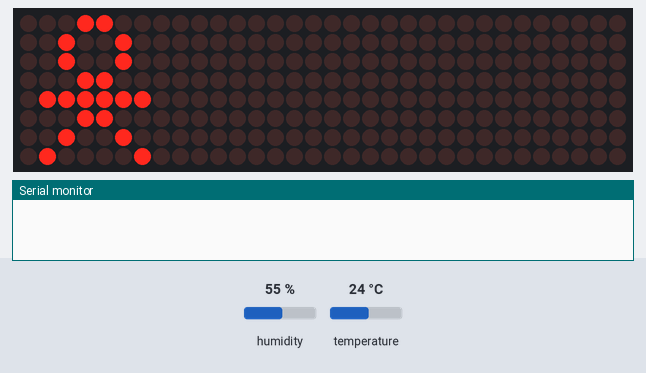
The sketch below on a simulated Arduino Uno, built with avr-gcc and run on an emulated ATmega328P. Shown: 32×8 LED matrix, the last lines printed to the serial monitor. Inputs (shaded band) come from the test bench; at power-on: humidity 55 %, temperature 24 °C. WiFi joins after 1.5 s; servers stay silent unless stated.

Above: at 3.87 s.
At 6.89 s:
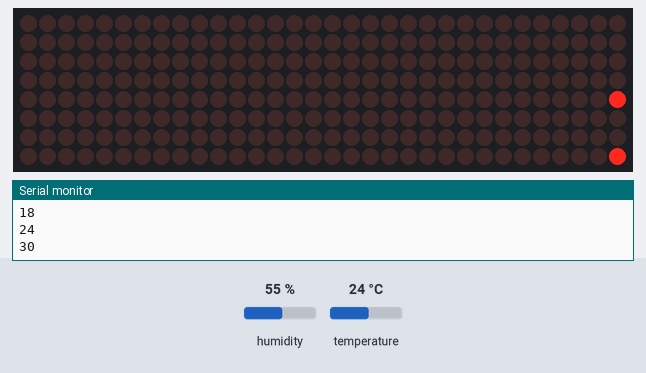
At 10.22 s:
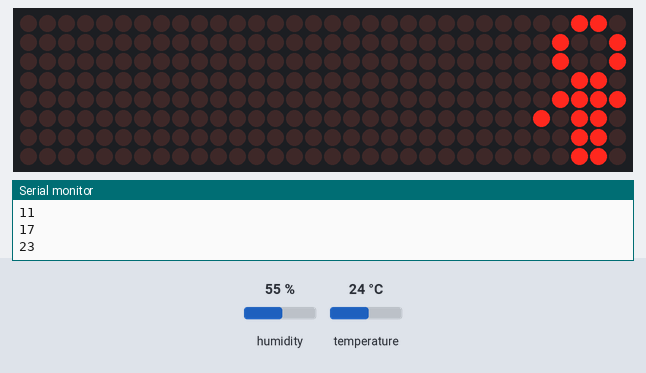
At 18.48 s:
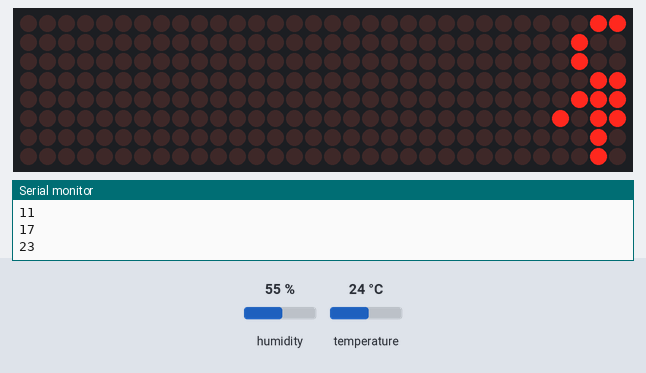
At 26.45 s:
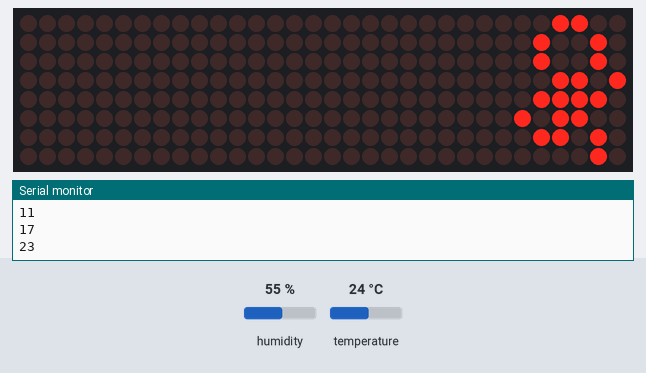
At 34.92 s:
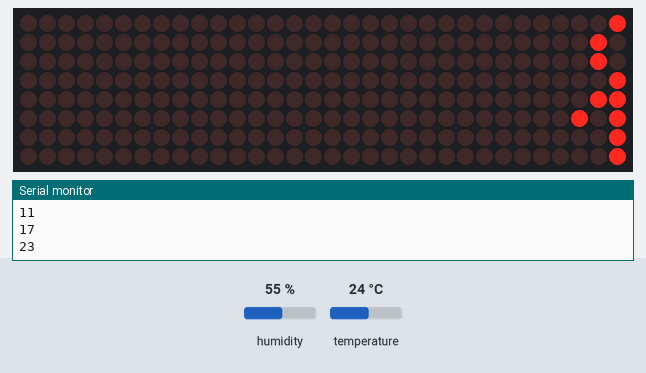

The sketch:

Leo_board_rev1.ino
```cpp
#define EspSerial Serial
#define ESP8266_BAUD 115200
#define BLYNK_PRINT Serial

#include <LEDMatrixDriver.hpp>
#include <ESP8266_Lib.h>
#include <BlynkSimpleShieldEsp8266.h>
#include "DHT.h"

ESP8266 wifi(&EspSerial);
BlynkTimer timer;

char auth[] = "8I5EtnAfCRot-_e_Rux6eyVwpiPnrOTL";
char ssid[] = "Benders Scotland";
char pass[] = "$ingapore14";

const uint8_t LEDMATRIX_CS_PIN = 9;

DHT dhtA(5, DHT22);

// Define LED Matrix dimensions (0-n) - eg: 32x8 = 31x7
const int LEDMATRIX_WIDTH = 31;
const int LEDMATRIX_HEIGHT = 7;
const int LEDMATRIX_SEGMENTS = 4;

int marq = 0;
int sprt = 0;

// The LEDMatrixDriver class instance
LEDMatrixDriver lmd(LEDMATRIX_SEGMENTS, LEDMATRIX_CS_PIN);

void setup() {
  EspSerial.begin(ESP8266_BAUD);
  Blynk.begin(auth, wifi, ssid, pass);
  timer.setInterval(1000L,tempmeasurement);
  dhtA.begin();
  lmd.setEnabled(true);
  lmd.setIntensity(2);   // 0 = low, 10 = high
  Serial.begin(9600);
}
int x=0, y=0, x2=0;   // start top left
byte font[95][8] = { {0,0,0,0,0,0,0,0}, // SPACE
                     {0x10,0x18,0x18,0x18,0x18,0x00,0x18,0x18}, // EXCL
                     {0x28,0x28,0x08,0x00,0x00,0x00,0x00,0x00}, // QUOT
                     {0x00,0x0a,0x7f,0x14,0x28,0xfe,0x50,0x00}, // #
                     {0x10,0x38,0x54,0x70,0x1c,0x54,0x38,0x10}, // $
                     {0x00,0x60,0x66,0x08,0x10,0x66,0x06,0x00}, // %
                     {0,0,0,0,0,0,0,0}, // &
                     {0x00,0x10,0x18,0x18,0x08,0x00,0x00,0x00}, // '
                     {0x02,0x04,0x08,0x08,0x08,0x08,0x08,0x04}, // (
                     {0x40,0x20,0x10,0x10,0x10,0x10,0x10,0x20}, // )
                     {0x00,0x10,0x54,0x38,0x10,0x38,0x54,0x10}, // *
                     {0x00,0x08,0x08,0x08,0x7f,0x08,0x08,0x08}, // +
                     {0x00,0x00,0x00,0x00,0x00,0x18,0x18,0x08}, // COMMA
                     {0x00,0x00,0x00,0x00,0x7e,0x00,0x00,0x00}, // -
                     {0x00,0x00,0x00,0x00,0x00,0x00,0x06,0x06}, // DOT
                     {0x00,0x04,0x04,0x08,0x10,0x20,0x40,0x40}, // /
                     {0x00,0x38,0x44,0x4c,0x54,0x64,0x44,0x38}, // 0
                     {0x04,0x0c,0x14,0x24,0x04,0x04,0x04,0x04}, // 1
                     {0x00,0x30,0x48,0x04,0x04,0x38,0x40,0x7c}, // 2
                     {0x00,0x38,0x04,0x04,0x18,0x04,0x44,0x38}, // 3
                     {0x00,0x04,0x0c,0x14,0x24,0x7e,0x04,0x04}, // 4
                     {0x00,0x7c,0x40,0x40,0x78,0x04,0x04,0x38}, // 5
                     {0x00,0x38,0x40,0x40,0x78,0x44,0x44,0x38}, // 6
                     {0x00,0x7c,0x04,0x04,0x08,0x08,0x10,0x10}, // 7
                     {0x00,0x3c,0x44,0x44,0x38,0x44,0x44,0x78}, // 8
                     {0x00,0x38,0x44,0x44,0x3c,0x04,0x04,0x78}, // 9
                     {0x00,0x18,0x18,0x00,0x00,0x18,0x18,0x00}, // :
                     {0x00,0x18,0x18,0x00,0x00,0x18,0x18,0x08}, // ;
                     {0x00,0x10,0x20,0x40,0x80,0x40,0x20,0x10}, // <
                     {0x00,0x00,0x7e,0x00,0x00,0xfc,0x00,0x00}, // =
                     {0x00,0x08,0x04,0x02,0x01,0x02,0x04,0x08}, // >
                     {0x00,0x38,0x44,0x04,0x08,0x10,0x00,0x10}, // ?
                     {0x00,0x30,0x48,0xba,0xba,0x84,0x78,0x00}, // @
                     {0x00,0x1c,0x22,0x42,0x42,0x7e,0x42,0x42}, // A
                     {0x00,0x78,0x44,0x44,0x78,0x44,0x44,0x7c}, // B
                     {0x00,0x3c,0x44,0x40,0x40,0x40,0x44,0x7c}, // C
                     {0x00,0x7c,0x42,0x42,0x42,0x42,0x44,0x78}, // D
                     {0x00,0x78,0x40,0x40,0x70,0x40,0x40,0x7c}, // E
                     {0x00,0x7c,0x40,0x40,0x78,0x40,0x40,0x40}, // F
                     {0x00,0x3c,0x40,0x40,0x5c,0x44,0x44,0x78}, // G
                     {0x00,0x42,0x42,0x42,0x7e,0x42,0x42,0x42}, // H
                     {0x00,0x7c,0x10,0x10,0x10,0x10,0x10,0x7e}, // I
                     {0x00,0x7e,0x02,0x02,0x02,0x02,0x04,0x38}, // J
                     {0x00,0x44,0x48,0x50,0x60,0x50,0x48,0x44}, // K
                     {0x00,0x40,0x40,0x40,0x40,0x40,0x40,0x7c}, // L
                     {0x00,0x82,0xc6,0xaa,0x92,0x82,0x82,0x82}, // M
                     {0x00,0x42,0x42,0x62,0x52,0x4a,0x46,0x42}, // N
                     {0x00,0x3c,0x42,0x42,0x42,0x42,0x44,0x38}, // O
                     {0x00,0x78,0x44,0x44,0x48,0x70,0x40,0x40}, // P
                     {0x00,0x3c,0x42,0x42,0x52,0x4a,0x44,0x3a}, // Q
                     {0x00,0x78,0x44,0x44,0x78,0x50,0x48,0x44}, // R
                     {0x00,0x38,0x40,0x40,0x38,0x04,0x04,0x78}, // S
                     {0x00,0x7e,0x90,0x10,0x10,0x10,0x10,0x10}, // T
                     {0x00,0x42,0x42,0x42,0x42,0x42,0x42,0x3e}, // U
                     {0x00,0x42,0x42,0x42,0x42,0x44,0x28,0x10}, // V
                     {0x80,0x82,0x82,0x92,0x92,0x92,0x94,0x78}, // W
                     {0x00,0x42,0x42,0x24,0x18,0x24,0x42,0x42}, // X
                     {0x00,0x44,0x44,0x28,0x10,0x10,0x10,0x10}, // Y
                     {0x00,0x7c,0x04,0x08,0x7c,0x20,0x40,0xfe}, // Z
                      // (the font does not contain any lower case letters. you can add your own.)
                  };    // {}, //

// Marquee speed
const int ANIM_DELAY =80;

// Marquee text
char text[] = "LEO";
int len = strlen(text);

//-----------------------
byte a[8]={ B00011000,
            B00100100,
            B00100100,
            B00011000,
            B01111110,
            B00011000,
            B00100100,
            B01000010};

byte b[8]={ B00011000,
            B00100100,
            B00100100,
            B00011010,
            B01111100,
            B00011000,
            B01100100,
            B00000010};

byte c[8]={ B00011000,
            B00100100,
            B00100100,
            B00011010,
            B00111100,
            B01011000,
            B00110100,
            B00000100};

byte d[8]={ B00011000,
            B00100100,
            B00100100,
            B00011010,
            B00111100,
            B01011000,
            B00011000,
            B00011000};

byte e[8]={ B00011000,
            B00100100,
            B00100100,
            B00011010,
            B00111100,
            B01011000,
            B00010100,
            B00010000};

byte f[8]={ B00011000,
            B00100100,
            B00100100,
            B00011000,
            B00111110,
            B01011000,
            B00010100,
            B00010100};


const int ANIM_DELAY2 = 100;

void loop()
{
  Blynk.run();
  timer.run();
 while(marq==0){
  // ----------Draw the text to the current position
 drawString(text, len, x, 0);
   // In case you wonder why we don't have to call lmd.clear() in every loop: The font has a opaque (black) background...

 // Toggle display of the new framebuffer
 lmd.display();

 // Wait to let the human read the display
 delay(ANIM_DELAY);

 // Advance to next coordinate
 if( --x < len * -8 )
   x = LEDMATRIX_WIDTH;
if (x ==31){
  marq=1;
  sprt=0;
}
}
//------------------
 while(sprt==0){
  drawSprite( (byte*)&a, x2++, 0, 8, 8 );
  lmd.display();
  delay(ANIM_DELAY2);

  lmd.clear();
  drawSprite( (byte*)&b, x2++, 0, 8, 8 );
  lmd.display();
  delay(ANIM_DELAY2);

  lmd.clear();
  drawSprite( (byte*)&c, x2++, 0, 8, 8 );
  lmd.display();
  delay(ANIM_DELAY2);

  lmd.clear();
  drawSprite( (byte*)&d, x2++, 0, 8, 8 );
  lmd.display();
  delay(ANIM_DELAY2);

  lmd.clear();
  drawSprite( (byte*)&e, x2++, 0, 8, 8 );
  lmd.display();
  delay(ANIM_DELAY2);

  lmd.clear();
  drawSprite( (byte*)&f, x2++, 0, 8, 8 );
  lmd.display();
  delay(ANIM_DELAY2);

  if( x2 > LEDMATRIX_WIDTH )
    x2= -1;
Serial.println(x2);
if (x2 ==29){
  sprt=1;
  marq=0;
  x2=31;
}
 }
}
void tempmeasurement() {
    byte h1 = dhtA.readHumidity();            // f1 and h1 are celsius and humidity readings
    // byte t1 = dhtA.readTemperature(true);  // for temperature in farenheits
    byte t1 = dhtA.readTemperature();         // from DHT/A
    byte t2 = 1.8*t1+32;
    Blynk.virtualWrite(V0, t1);               //  Set Virtual Pin 0 frequency to PUSH in Blynk app
    Blynk.virtualWrite(V1, h1);               //  Set Virtual Pin 1 frequency to PUSH in Blynk app
    Blynk.virtualWrite(V2, t2);               //  Set Virtual Pin 1 frequency to PUSH in Blynk app
}

/**
 * This function draws a string of the given length to the given position.
 */
void drawString(char* text, int len, int x, int y )
{
  for( int idx = 0; idx < len; idx ++ )
  {
    int c = text[idx] - 32;

    // stop if char is outside visible area
    if( x + idx * 8  > LEDMATRIX_WIDTH )
      return;

    // only draw if char is visible
    if( 8 + x + idx * 8 > 0 )
      drawSprite( font[c], x + idx * 8, y, 8, 8 );
  }
}

/**
 * This draws a sprite to the given position using the width and height supplied (usually 8x8)
 */
void drawSprite( byte* sprite, int x2, int y, int width, int height )
{
  // The mask is used to get the column bit from the sprite row
  byte mask = B10000000;

  for( int iy = 0; iy < height; iy++ )
  {
    for( int ix = 0; ix < width; ix++ )
    {
      lmd.setPixel(x2 + ix, y + iy, (bool)(sprite[iy] & mask ));

      // shift the mask by one pixel to the right
      mask = mask >> 1;
    }

    // reset column mask
    mask = B10000000;
  }
}
```
